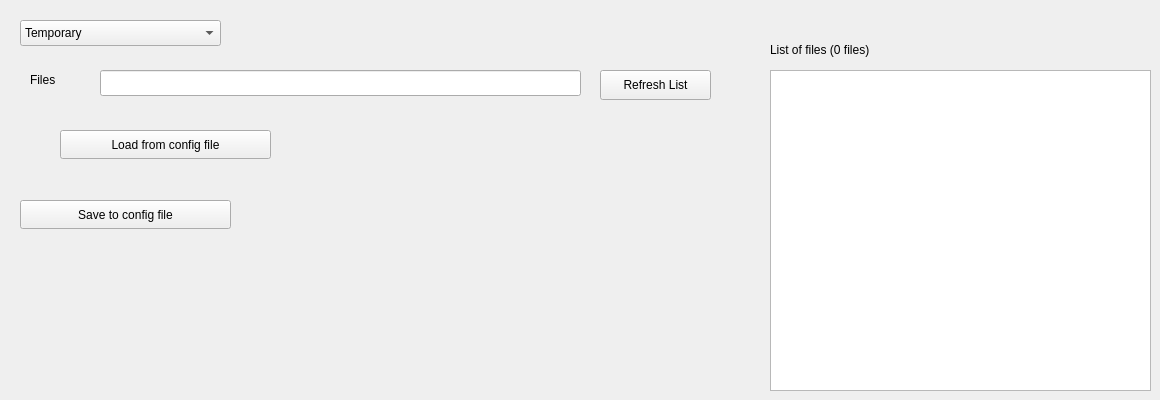
    <widget class="QWidget" name="tab_5">
     <attribute name="title">
      <string>Images</string>
     </attribute>
     <widget class="QPushButton" name="pushButton">
      <property name="geometry">
       <rect>
        <x>60</x>
        <y>130</y>
        <width>211</width>
        <height>29</height>
       </rect>
      </property>
      <property name="text">
       <string>Load from config file</string>
      </property>
     </widget>
     <widget class="QComboBox" name="cmbImagesCam">
      <property name="geometry">
       <rect>
        <x>20</x>
        <y>20</y>
        <width>201</width>
        <height>26</height>
       </rect>
      </property>
      <property name="currentIndex">
       <number>0</number>
      </property>
      <property name="maxVisibleItems">
       <number>7</number>
      </property>
      <property name="maxCount">
       <number>7</number>
      </property>
      <item>
       <property name="text">
        <string>Temporary</string>
       </property>
      </item>
      <item>
       <property name="text">
        <string>Camera 1</string>
       </property>
      </item>
      <item>
       <property name="text">
        <string>Camera 2</string>
       </property>
      </item>
      <item>
       <property name="text">
        <string>Camera 3</string>
       </property>
      </item>
      <item>
       <property name="text">
        <string>Camera 4</string>
       </property>
      </item>
      <item>
       <property name="text">
        <string>Camera 5</string>
       </property>
      </item>
      <item>
       <property name="text">
        <string>Camera 6</string>
       </property>
      </item>
     </widget>
     <widget class="QLineEdit" name="edImagesFiles">
      <property name="geometry">
       <rect>
        <x>100</x>
        <y>70</y>
        <width>481</width>
        <height>26</height>
       </rect>
      </property>
      <property name="toolTip">
       <string>d:/pix/DSC*.JPG
d:/pix/DSC%02d.JPG , 2, 5  (start, count) 
d:/pix/DSC%02d.JPG , 2, 8, 2  (start, end, increment)</string>
      </property>
     </widget>
     <widget class="QLabel" name="label_214">
      <property name="geometry">
       <rect>
        <x>30</x>
        <y>70</y>
        <width>63</width>
        <height>20</height>
       </rect>
      </property>
      <property name="text">
       <string>Files</string>
      </property>
     </widget>
     <widget class="QPlainTextEdit" name="pteImagesList">
      <property name="geometry">
       <rect>
        <x>770</x>
        <y>70</y>
        <width>381</width>
        <height>321</height>
       </rect>
      </property>
      <property name="readOnly">
       <bool>true</bool>
      </property>
     </widget>
     <widget class="QLabel" name="lbImagesList">
      <property name="geometry">
       <rect>
        <x>770</x>
        <y>40</y>
        <width>231</width>
        <height>20</height>
       </rect>
      </property>
      <property name="text">
       <string>List of files (0 files)</string>
      </property>
     </widget>
     <widget class="QPushButton" name="pbImagesRefreshList">
      <property name="geometry">
       <rect>
        <x>600</x>
        <y>70</y>
        <width>111</width>
        <height>30</height>
       </rect>
      </property>
      <property name="text">
       <string>Refresh List</string>
      </property>
     </widget>
     <widget class="QPushButton" name="pushButton_4">
      <property name="geometry">
       <rect>
        <x>20</x>
        <y>200</y>
        <width>211</width>
        <height>29</height>
       </rect>
      </property>
      <property name="text">
       <string>Save to config file</string>
      </property>
     </widget>
    </widget>
